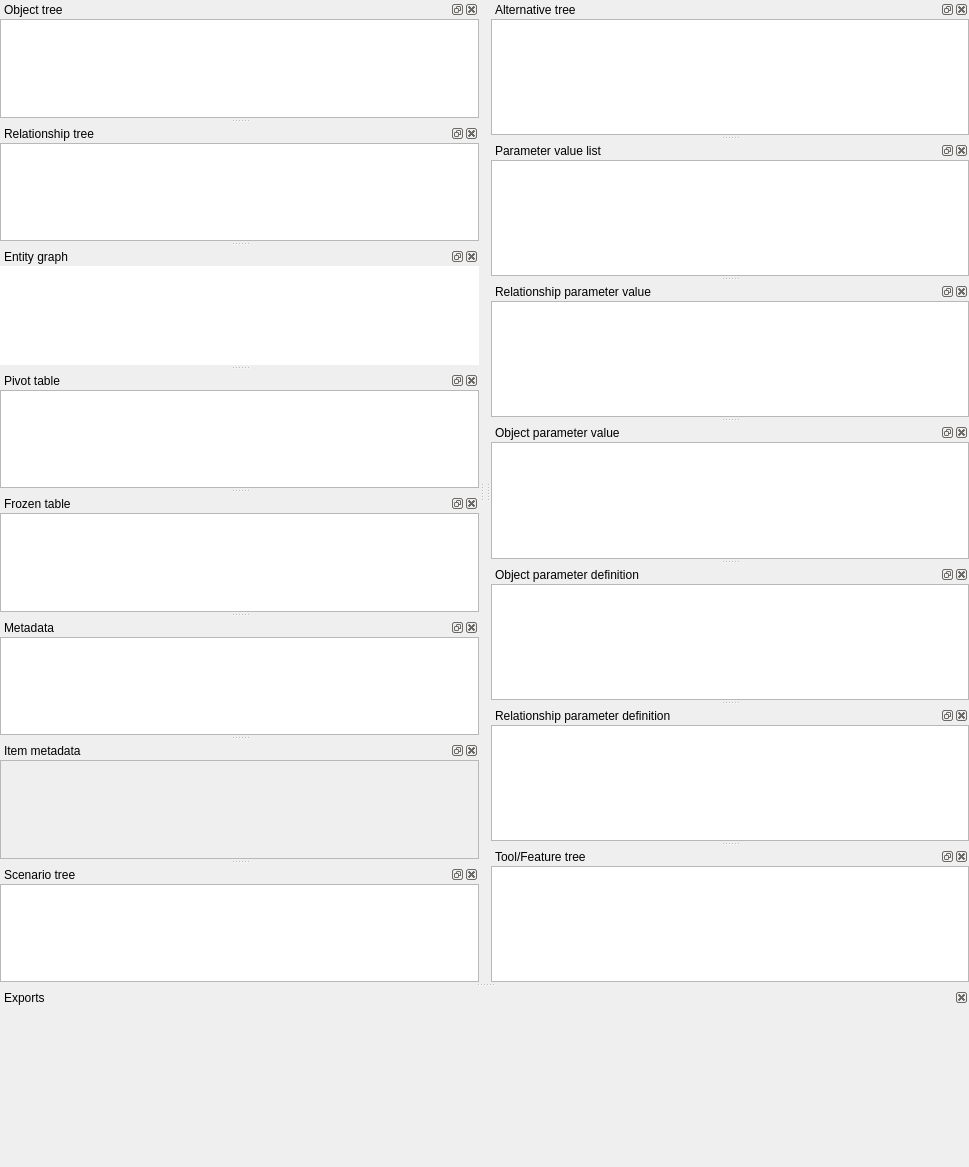
<?xml version="1.0" encoding="UTF-8"?>
<!--
######################################################################################################################
# Copyright (C) 2017-2022 Spine project consortium
# This file is part of Spine Toolbox.
# Spine Toolbox is free software: you can redistribute it and\/or modify it under the terms of the GNU Lesser General
# Public License as published by the Free Software Foundation, either version 3 of the License, or (at your option)
# any later version. This program is distributed in the hope that it will be useful, but WITHOUT ANY WARRANTY;
# without even the implied warranty of MERCHANTABILITY or FITNESS FOR A PARTICULAR PURPOSE. See the GNU Lesser General
# Public License for more details. You should have received a copy of the GNU Lesser General Public License along with
# this program. If not, see <http:\/\/www.gnu.org\/licenses\/>.
######################################################################################################################
-->
<ui version="4.0">
 <class>MainWindow</class>
 <widget class="QMainWindow" name="MainWindow">
  <property name="geometry">
   <rect>
    <x>0</x>
    <y>0</y>
    <width>969</width>
    <height>1167</height>
   </rect>
  </property>
  <property name="windowTitle">
   <string>MainWindow</string>
  </property>
  <property name="layoutDirection">
   <enum>Qt::LeftToRight</enum>
  </property>
  <property name="dockOptions">
   <set>QMainWindow::AllowNestedDocks|QMainWindow::AllowTabbedDocks|QMainWindow::AnimatedDocks|QMainWindow::GroupedDragging</set>
  </property>
  <widget class="QWidget" name="centralwidget">
   <property name="sizePolicy">
    <sizepolicy hsizetype="Fixed" vsizetype="Fixed">
     <horstretch>0</horstretch>
     <verstretch>0</verstretch>
    </sizepolicy>
   </property>
  </widget>
  <widget class="QDockWidget" name="alternative_dock_widget">
   <property name="allowedAreas">
    <set>Qt::AllDockWidgetAreas</set>
   </property>
   <property name="windowTitle">
    <string>Alternative tree</string>
   </property>
   <attribute name="dockWidgetArea">
    <number>2</number>
   </attribute>
   <widget class="QWidget" name="dockWidgetContents_15">
    <layout class="QVBoxLayout" name="verticalLayout_18">
     <property name="spacing">
      <number>0</number>
     </property>
     <property name="leftMargin">
      <number>0</number>
     </property>
     <property name="topMargin">
      <number>0</number>
     </property>
     <property name="rightMargin">
      <number>0</number>
     </property>
     <property name="bottomMargin">
      <number>0</number>
     </property>
     <item>
      <widget class="AlternativeTreeView" name="alternative_tree_view">
       <property name="accessibleName">
        <string>alternative tree</string>
       </property>
       <property name="editTriggers">
        <set>QAbstractItemView::AnyKeyPressed|QAbstractItemView::DoubleClicked|QAbstractItemView::EditKeyPressed</set>
       </property>
       <property name="dragEnabled">
        <bool>true</bool>
       </property>
       <property name="dragDropMode">
        <enum>QAbstractItemView::DragOnly</enum>
       </property>
       <property name="selectionMode">
        <enum>QAbstractItemView::ExtendedSelection</enum>
       </property>
       <property name="uniformRowHeights">
        <bool>true</bool>
       </property>
      </widget>
     </item>
    </layout>
   </widget>
  </widget>
  <widget class="QDockWidget" name="dockWidget_parameter_value_list">
   <property name="windowTitle">
    <string>Parameter value list</string>
   </property>
   <attribute name="dockWidgetArea">
    <number>2</number>
   </attribute>
   <widget class="QWidget" name="dockWidgetContents">
    <layout class="QVBoxLayout" name="verticalLayout">
     <property name="spacing">
      <number>0</number>
     </property>
     <property name="leftMargin">
      <number>0</number>
     </property>
     <property name="topMargin">
      <number>0</number>
     </property>
     <property name="rightMargin">
      <number>0</number>
     </property>
     <property name="bottomMargin">
      <number>0</number>
     </property>
     <item>
      <widget class="ParameterValueListTreeView" name="treeView_parameter_value_list">
       <property name="accessibleName">
        <string>parameter value list</string>
       </property>
       <property name="editTriggers">
        <set>QAbstractItemView::AnyKeyPressed|QAbstractItemView::DoubleClicked|QAbstractItemView::EditKeyPressed</set>
       </property>
       <property name="selectionMode">
        <enum>QAbstractItemView::ExtendedSelection</enum>
       </property>
       <property name="uniformRowHeights">
        <bool>true</bool>
       </property>
       <attribute name="headerVisible">
        <bool>true</bool>
       </attribute>
      </widget>
     </item>
    </layout>
   </widget>
  </widget>
  <widget class="QDockWidget" name="dockWidget_relationship_parameter_value">
   <property name="windowTitle">
    <string>Relationship parameter value</string>
   </property>
   <attribute name="dockWidgetArea">
    <number>2</number>
   </attribute>
   <widget class="QWidget" name="dockWidgetContents_2">
    <layout class="QVBoxLayout" name="verticalLayout_5">
     <property name="spacing">
      <number>0</number>
     </property>
     <property name="leftMargin">
      <number>0</number>
     </property>
     <property name="topMargin">
      <number>0</number>
     </property>
     <property name="rightMargin">
      <number>0</number>
     </property>
     <property name="bottomMargin">
      <number>0</number>
     </property>
     <item>
      <widget class="RelationshipParameterValueTableView" name="tableView_relationship_parameter_value">
       <property name="sizePolicy">
        <sizepolicy hsizetype="Expanding" vsizetype="Expanding">
         <horstretch>2</horstretch>
         <verstretch>0</verstretch>
        </sizepolicy>
       </property>
       <property name="mouseTracking">
        <bool>true</bool>
       </property>
       <property name="contextMenuPolicy">
        <enum>Qt::DefaultContextMenu</enum>
       </property>
       <property name="accessibleName">
        <string>relationship parameter value</string>
       </property>
       <property name="layoutDirection">
        <enum>Qt::LeftToRight</enum>
       </property>
       <property name="tabKeyNavigation">
        <bool>false</bool>
       </property>
       <property name="selectionBehavior">
        <enum>QAbstractItemView::SelectItems</enum>
       </property>
       <property name="sortingEnabled">
        <bool>false</bool>
       </property>
       <property name="wordWrap">
        <bool>false</bool>
       </property>
       <attribute name="horizontalHeaderHighlightSections">
        <bool>false</bool>
       </attribute>
       <attribute name="horizontalHeaderStretchLastSection">
        <bool>true</bool>
       </attribute>
       <attribute name="verticalHeaderVisible">
        <bool>false</bool>
       </attribute>
       <attribute name="verticalHeaderHighlightSections">
        <bool>false</bool>
       </attribute>
      </widget>
     </item>
    </layout>
   </widget>
  </widget>
  <widget class="QDockWidget" name="dockWidget_object_parameter_value">
   <property name="windowTitle">
    <string>Object parameter value</string>
   </property>
   <attribute name="dockWidgetArea">
    <number>2</number>
   </attribute>
   <widget class="QWidget" name="dockWidgetContents_3">
    <layout class="QVBoxLayout" name="verticalLayout_3">
     <property name="spacing">
      <number>0</number>
     </property>
     <property name="leftMargin">
      <number>0</number>
     </property>
     <property name="topMargin">
      <number>0</number>
     </property>
     <property name="rightMargin">
      <number>0</number>
     </property>
     <property name="bottomMargin">
      <number>0</number>
     </property>
     <item>
      <widget class="ObjectParameterValueTableView" name="tableView_object_parameter_value">
       <property name="sizePolicy">
        <sizepolicy hsizetype="Expanding" vsizetype="Expanding">
         <horstretch>2</horstretch>
         <verstretch>0</verstretch>
        </sizepolicy>
       </property>
       <property name="font">
        <font>
         <bold>false</bold>
        </font>
       </property>
       <property name="mouseTracking">
        <bool>true</bool>
       </property>
       <property name="contextMenuPolicy">
        <enum>Qt::DefaultContextMenu</enum>
       </property>
       <property name="accessibleName">
        <string>object parameter value</string>
       </property>
       <property name="layoutDirection">
        <enum>Qt::LeftToRight</enum>
       </property>
       <property name="tabKeyNavigation">
        <bool>false</bool>
       </property>
       <property name="selectionBehavior">
        <enum>QAbstractItemView::SelectItems</enum>
       </property>
       <property name="sortingEnabled">
        <bool>false</bool>
       </property>
       <property name="wordWrap">
        <bool>false</bool>
       </property>
       <attribute name="horizontalHeaderHighlightSections">
        <bool>false</bool>
       </attribute>
       <attribute name="horizontalHeaderStretchLastSection">
        <bool>true</bool>
       </attribute>
       <attribute name="verticalHeaderVisible">
        <bool>false</bool>
       </attribute>
       <attribute name="verticalHeaderHighlightSections">
        <bool>false</bool>
       </attribute>
      </widget>
     </item>
    </layout>
   </widget>
  </widget>
  <widget class="QDockWidget" name="dockWidget_object_parameter_definition">
   <property name="windowTitle">
    <string>Object parameter definition</string>
   </property>
   <attribute name="dockWidgetArea">
    <number>2</number>
   </attribute>
   <widget class="QWidget" name="dockWidgetContents_4">
    <layout class="QVBoxLayout" name="verticalLayout_8">
     <property name="spacing">
      <number>0</number>
     </property>
     <property name="leftMargin">
      <number>0</number>
     </property>
     <property name="topMargin">
      <number>0</number>
     </property>
     <property name="rightMargin">
      <number>0</number>
     </property>
     <property name="bottomMargin">
      <number>0</number>
     </property>
     <item>
      <widget class="ObjectParameterDefinitionTableView" name="tableView_object_parameter_definition">
       <property name="sizePolicy">
        <sizepolicy hsizetype="Expanding" vsizetype="Expanding">
         <horstretch>2</horstretch>
         <verstretch>0</verstretch>
        </sizepolicy>
       </property>
       <property name="contextMenuPolicy">
        <enum>Qt::DefaultContextMenu</enum>
       </property>
       <property name="accessibleName">
        <string>object parameter definition</string>
       </property>
       <property name="layoutDirection">
        <enum>Qt::LeftToRight</enum>
       </property>
       <property name="tabKeyNavigation">
        <bool>false</bool>
       </property>
       <property name="selectionBehavior">
        <enum>QAbstractItemView::SelectItems</enum>
       </property>
       <property name="sortingEnabled">
        <bool>false</bool>
       </property>
       <property name="wordWrap">
        <bool>false</bool>
       </property>
       <attribute name="horizontalHeaderHighlightSections">
        <bool>false</bool>
       </attribute>
       <attribute name="horizontalHeaderShowSortIndicator" stdset="0">
        <bool>false</bool>
       </attribute>
       <attribute name="horizontalHeaderStretchLastSection">
        <bool>true</bool>
       </attribute>
       <attribute name="verticalHeaderVisible">
        <bool>false</bool>
       </attribute>
       <attribute name="verticalHeaderHighlightSections">
        <bool>false</bool>
       </attribute>
      </widget>
     </item>
    </layout>
   </widget>
  </widget>
  <widget class="QDockWidget" name="dockWidget_relationship_parameter_definition">
   <property name="windowTitle">
    <string>Relationship parameter definition</string>
   </property>
   <attribute name="dockWidgetArea">
    <number>2</number>
   </attribute>
   <widget class="QWidget" name="dockWidgetContents_5">
    <layout class="QVBoxLayout" name="verticalLayout_10">
     <property name="spacing">
      <number>0</number>
     </property>
     <property name="leftMargin">
      <number>0</number>
     </property>
     <property name="topMargin">
      <number>0</number>
     </property>
     <property name="rightMargin">
      <number>0</number>
     </property>
     <property name="bottomMargin">
      <number>0</number>
     </property>
     <item>
      <widget class="RelationshipParameterDefinitionTableView" name="tableView_relationship_parameter_definition">
       <property name="sizePolicy">
        <sizepolicy hsizetype="Expanding" vsizetype="Expanding">
         <horstretch>2</horstretch>
         <verstretch>0</verstretch>
        </sizepolicy>
       </property>
       <property name="contextMenuPolicy">
        <enum>Qt::DefaultContextMenu</enum>
       </property>
       <property name="accessibleName">
        <string>relationship parameter definition</string>
       </property>
       <property name="layoutDirection">
        <enum>Qt::LeftToRight</enum>
       </property>
       <property name="tabKeyNavigation">
        <bool>false</bool>
       </property>
       <property name="selectionBehavior">
        <enum>QAbstractItemView::SelectItems</enum>
       </property>
       <property name="sortingEnabled">
        <bool>false</bool>
       </property>
       <property name="wordWrap">
        <bool>false</bool>
       </property>
       <attribute name="horizontalHeaderHighlightSections">
        <bool>false</bool>
       </attribute>
       <attribute name="horizontalHeaderStretchLastSection">
        <bool>true</bool>
       </attribute>
       <attribute name="verticalHeaderVisible">
        <bool>false</bool>
       </attribute>
       <attribute name="verticalHeaderHighlightSections">
        <bool>false</bool>
       </attribute>
      </widget>
     </item>
    </layout>
   </widget>
  </widget>
  <widget class="QDockWidget" name="dockWidget_object_tree">
   <property name="features">
    <set>QDockWidget::DockWidgetClosable|QDockWidget::DockWidgetFloatable|QDockWidget::DockWidgetMovable</set>
   </property>
   <property name="allowedAreas">
    <set>Qt::AllDockWidgetAreas</set>
   </property>
   <property name="windowTitle">
    <string>Object tree</string>
   </property>
   <attribute name="dockWidgetArea">
    <number>1</number>
   </attribute>
   <widget class="QWidget" name="dockWidgetContents_6">
    <layout class="QVBoxLayout" name="verticalLayout_4">
     <property name="spacing">
      <number>0</number>
     </property>
     <property name="leftMargin">
      <number>0</number>
     </property>
     <property name="topMargin">
      <number>0</number>
     </property>
     <property name="rightMargin">
      <number>0</number>
     </property>
     <property name="bottomMargin">
      <number>0</number>
     </property>
     <item>
      <widget class="ObjectTreeView" name="treeView_object">
       <property name="sizePolicy">
        <sizepolicy hsizetype="Expanding" vsizetype="Expanding">
         <horstretch>1</horstretch>
         <verstretch>0</verstretch>
        </sizepolicy>
       </property>
       <property name="contextMenuPolicy">
        <enum>Qt::DefaultContextMenu</enum>
       </property>
       <property name="accessibleName">
        <string>object tree</string>
       </property>
       <property name="editTriggers">
        <set>QAbstractItemView::EditKeyPressed</set>
       </property>
       <property name="selectionMode">
        <enum>QAbstractItemView::ExtendedSelection</enum>
       </property>
       <property name="selectionBehavior">
        <enum>QAbstractItemView::SelectItems</enum>
       </property>
       <property name="iconSize">
        <size>
         <width>20</width>
         <height>20</height>
        </size>
       </property>
       <property name="uniformRowHeights">
        <bool>true</bool>
       </property>
      </widget>
     </item>
    </layout>
   </widget>
  </widget>
  <widget class="QDockWidget" name="dockWidget_relationship_tree">
   <property name="allowedAreas">
    <set>Qt::AllDockWidgetAreas</set>
   </property>
   <property name="windowTitle">
    <string>Relationship tree</string>
   </property>
   <attribute name="dockWidgetArea">
    <number>1</number>
   </attribute>
   <widget class="QWidget" name="dockWidgetContents_7">
    <layout class="QVBoxLayout" name="verticalLayout_6">
     <property name="spacing">
      <number>0</number>
     </property>
     <property name="leftMargin">
      <number>0</number>
     </property>
     <property name="topMargin">
      <number>0</number>
     </property>
     <property name="rightMargin">
      <number>0</number>
     </property>
     <property name="bottomMargin">
      <number>0</number>
     </property>
     <item>
      <widget class="RelationshipTreeView" name="treeView_relationship">
       <property name="contextMenuPolicy">
        <enum>Qt::DefaultContextMenu</enum>
       </property>
       <property name="accessibleName">
        <string>relationship tree</string>
       </property>
       <property name="editTriggers">
        <set>QAbstractItemView::EditKeyPressed</set>
       </property>
       <property name="selectionMode">
        <enum>QAbstractItemView::ExtendedSelection</enum>
       </property>
       <property name="selectionBehavior">
        <enum>QAbstractItemView::SelectItems</enum>
       </property>
       <property name="iconSize">
        <size>
         <width>20</width>
         <height>20</height>
        </size>
       </property>
       <property name="uniformRowHeights">
        <bool>true</bool>
       </property>
      </widget>
     </item>
    </layout>
   </widget>
  </widget>
  <widget class="QDockWidget" name="dockWidget_entity_graph">
   <property name="windowTitle">
    <string>Entity graph</string>
   </property>
   <attribute name="dockWidgetArea">
    <number>1</number>
   </attribute>
   <widget class="QWidget" name="dockWidgetContents_8">
    <layout class="QVBoxLayout" name="verticalLayout_7">
     <property name="spacing">
      <number>0</number>
     </property>
     <property name="leftMargin">
      <number>0</number>
     </property>
     <property name="topMargin">
      <number>0</number>
     </property>
     <property name="rightMargin">
      <number>0</number>
     </property>
     <property name="bottomMargin">
      <number>0</number>
     </property>
     <item>
      <widget class="EntityQGraphicsView" name="graphicsView">
       <property name="sizePolicy">
        <sizepolicy hsizetype="Expanding" vsizetype="Expanding">
         <horstretch>2</horstretch>
         <verstretch>0</verstretch>
        </sizepolicy>
       </property>
       <property name="mouseTracking">
        <bool>true</bool>
       </property>
       <property name="frameShape">
        <enum>QFrame::NoFrame</enum>
       </property>
       <property name="dragMode">
        <enum>QGraphicsView::ScrollHandDrag</enum>
       </property>
      </widget>
     </item>
    </layout>
   </widget>
  </widget>
  <widget class="QDockWidget" name="dockWidget_pivot_table">
   <property name="windowTitle">
    <string>Pivot table</string>
   </property>
   <attribute name="dockWidgetArea">
    <number>1</number>
   </attribute>
   <widget class="QWidget" name="dockWidgetContents_10">
    <layout class="QVBoxLayout" name="verticalLayout_13">
     <property name="spacing">
      <number>0</number>
     </property>
     <property name="leftMargin">
      <number>0</number>
     </property>
     <property name="topMargin">
      <number>0</number>
     </property>
     <property name="rightMargin">
      <number>0</number>
     </property>
     <property name="bottomMargin">
      <number>0</number>
     </property>
     <item>
      <widget class="PivotTableView" name="pivot_table">
       <property name="contextMenuPolicy">
        <enum>Qt::DefaultContextMenu</enum>
       </property>
       <property name="tabKeyNavigation">
        <bool>false</bool>
       </property>
      </widget>
     </item>
    </layout>
   </widget>
  </widget>
  <widget class="QDockWidget" name="dockWidget_frozen_table">
   <property name="windowTitle">
    <string>Frozen table</string>
   </property>
   <attribute name="dockWidgetArea">
    <number>1</number>
   </attribute>
   <widget class="QWidget" name="dockWidgetContents_11">
    <layout class="QVBoxLayout" name="verticalLayout_14">
     <property name="spacing">
      <number>0</number>
     </property>
     <property name="leftMargin">
      <number>0</number>
     </property>
     <property name="topMargin">
      <number>0</number>
     </property>
     <property name="rightMargin">
      <number>0</number>
     </property>
     <property name="bottomMargin">
      <number>0</number>
     </property>
     <item>
      <widget class="FrozenTableView" name="frozen_table">
       <property name="acceptDrops">
        <bool>true</bool>
       </property>
       <property name="tabKeyNavigation">
        <bool>false</bool>
       </property>
       <property name="selectionMode">
        <enum>QAbstractItemView::NoSelection</enum>
       </property>
       <property name="selectionBehavior">
        <enum>QAbstractItemView::SelectRows</enum>
       </property>
       <attribute name="horizontalHeaderVisible">
        <bool>false</bool>
       </attribute>
       <attribute name="verticalHeaderVisible">
        <bool>false</bool>
       </attribute>
      </widget>
     </item>
    </layout>
   </widget>
  </widget>
  <widget class="QDockWidget" name="dockWidget_exports">
   <property name="maximumSize">
    <size>
     <width>524287</width>
     <height>64</height>
    </size>
   </property>
   <property name="features">
    <set>QDockWidget::DockWidgetClosable</set>
   </property>
   <property name="allowedAreas">
    <set>Qt::BottomDockWidgetArea</set>
   </property>
   <property name="windowTitle">
    <string>Exports</string>
   </property>
   <attribute name="dockWidgetArea">
    <number>8</number>
   </attribute>
   <widget class="QWidget" name="dockWidgetContents_12">
    <layout class="QHBoxLayout" name="horizontalLayout_3">
     <property name="spacing">
      <number>0</number>
     </property>
     <property name="leftMargin">
      <number>0</number>
     </property>
     <property name="topMargin">
      <number>0</number>
     </property>
     <property name="rightMargin">
      <number>0</number>
     </property>
     <property name="bottomMargin">
      <number>0</number>
     </property>
     <item>
      <layout class="QHBoxLayout" name="horizontalLayout_exports">
       <property name="spacing">
        <number>1</number>
       </property>
       <item>
        <spacer name="horizontalSpacer">
         <property name="orientation">
          <enum>Qt::Horizontal</enum>
         </property>
         <property name="sizeHint" stdset="0">
          <size>
           <width>40</width>
           <height>20</height>
          </size>
         </property>
        </spacer>
       </item>
      </layout>
     </item>
    </layout>
   </widget>
  </widget>
  <widget class="QDockWidget" name="dockWidget_tool_feature_tree">
   <property name="windowTitle">
    <string>Tool/Feature tree</string>
   </property>
   <attribute name="dockWidgetArea">
    <number>2</number>
   </attribute>
   <widget class="QWidget" name="dockWidgetContents_13">
    <layout class="QVBoxLayout" name="verticalLayout_2">
     <property name="spacing">
      <number>0</number>
     </property>
     <property name="leftMargin">
      <number>0</number>
     </property>
     <property name="topMargin">
      <number>0</number>
     </property>
     <property name="rightMargin">
      <number>0</number>
     </property>
     <property name="bottomMargin">
      <number>0</number>
     </property>
     <item>
      <widget class="ToolFeatureTreeView" name="treeView_tool_feature">
       <property name="editTriggers">
        <set>QAbstractItemView::AnyKeyPressed|QAbstractItemView::DoubleClicked|QAbstractItemView::EditKeyPressed</set>
       </property>
       <property name="dragEnabled">
        <bool>true</bool>
       </property>
       <property name="dragDropMode">
        <enum>QAbstractItemView::InternalMove</enum>
       </property>
       <property name="selectionMode">
        <enum>QAbstractItemView::ExtendedSelection</enum>
       </property>
      </widget>
     </item>
    </layout>
   </widget>
  </widget>
  <widget class="QDockWidget" name="metadata_dock_widget">
   <property name="windowTitle">
    <string>Metadata</string>
   </property>
   <attribute name="dockWidgetArea">
    <number>1</number>
   </attribute>
   <widget class="QWidget" name="metadata_dock_contents">
    <layout class="QVBoxLayout" name="verticalLayout_11">
     <property name="spacing">
      <number>0</number>
     </property>
     <property name="leftMargin">
      <number>0</number>
     </property>
     <property name="topMargin">
      <number>0</number>
     </property>
     <property name="rightMargin">
      <number>0</number>
     </property>
     <property name="bottomMargin">
      <number>0</number>
     </property>
     <item>
      <widget class="MetadataTableView" name="metadata_table_view">
       <property name="sortingEnabled">
        <bool>true</bool>
       </property>
       <attribute name="verticalHeaderVisible">
        <bool>false</bool>
       </attribute>
      </widget>
     </item>
    </layout>
   </widget>
  </widget>
  <widget class="QDockWidget" name="item_metadata_dock_widget">
   <property name="windowTitle">
    <string>Item metadata</string>
   </property>
   <attribute name="dockWidgetArea">
    <number>1</number>
   </attribute>
   <widget class="QWidget" name="item_metadata_dock_contents">
    <layout class="QVBoxLayout" name="verticalLayout_9">
     <property name="spacing">
      <number>0</number>
     </property>
     <property name="leftMargin">
      <number>0</number>
     </property>
     <property name="topMargin">
      <number>0</number>
     </property>
     <property name="rightMargin">
      <number>0</number>
     </property>
     <property name="bottomMargin">
      <number>0</number>
     </property>
     <item>
      <widget class="ItemMetadataTableView" name="item_metadata_table_view">
       <property name="enabled">
        <bool>false</bool>
       </property>
       <property name="sortingEnabled">
        <bool>true</bool>
       </property>
       <attribute name="verticalHeaderVisible">
        <bool>false</bool>
       </attribute>
      </widget>
     </item>
    </layout>
   </widget>
  </widget>
  <widget class="QDockWidget" name="scenario_dock_widget">
   <property name="windowTitle">
    <string>Scenario tree</string>
   </property>
   <attribute name="dockWidgetArea">
    <number>1</number>
   </attribute>
   <widget class="QWidget" name="dockWidgetContents_9">
    <layout class="QVBoxLayout" name="verticalLayout_12">
     <property name="spacing">
      <number>0</number>
     </property>
     <property name="leftMargin">
      <number>0</number>
     </property>
     <property name="topMargin">
      <number>0</number>
     </property>
     <property name="rightMargin">
      <number>0</number>
     </property>
     <property name="bottomMargin">
      <number>0</number>
     </property>
     <item>
      <widget class="ScenarioTreeView" name="scenario_tree_view">
       <property name="acceptDrops">
        <bool>true</bool>
       </property>
       <property name="accessibleName">
        <string>scenario tree</string>
       </property>
       <property name="editTriggers">
        <set>QAbstractItemView::AnyKeyPressed|QAbstractItemView::DoubleClicked|QAbstractItemView::EditKeyPressed</set>
       </property>
       <property name="dragEnabled">
        <bool>true</bool>
       </property>
       <property name="dragDropMode">
        <enum>QAbstractItemView::DragDrop</enum>
       </property>
       <property name="defaultDropAction">
        <enum>Qt::MoveAction</enum>
       </property>
       <property name="selectionMode">
        <enum>QAbstractItemView::ExtendedSelection</enum>
       </property>
       <property name="uniformRowHeights">
        <bool>true</bool>
       </property>
      </widget>
     </item>
    </layout>
   </widget>
  </widget>
  <action name="actionCommit">
   <property name="enabled">
    <bool>true</bool>
   </property>
   <property name="icon">
    <iconset resource="../../ui/resources/resources_icons.qrc">
     <normaloff>:/icons/menu_icons/check.svg</normaloff>:/icons/menu_icons/check.svg</iconset>
   </property>
   <property name="text">
    <string>&amp;Commit...</string>
   </property>
   <property name="shortcut">
    <string>Ctrl+Return</string>
   </property>
  </action>
  <action name="actionRollback">
   <property name="enabled">
    <bool>false</bool>
   </property>
   <property name="icon">
    <iconset resource="../../ui/resources/resources_icons.qrc">
     <normaloff>:/icons/menu_icons/times.svg</normaloff>:/icons/menu_icons/times.svg</iconset>
   </property>
   <property name="text">
    <string>Roll&amp;back</string>
   </property>
   <property name="shortcut">
    <string>Ctrl+Backspace</string>
   </property>
  </action>
  <action name="actionClose">
   <property name="enabled">
    <bool>true</bool>
   </property>
   <property name="icon">
    <iconset resource="../../ui/resources/resources_icons.qrc">
     <normaloff>:/icons/menu_icons/window-close.svg</normaloff>:/icons/menu_icons/window-close.svg</iconset>
   </property>
   <property name="text">
    <string>Close</string>
   </property>
  </action>
  <action name="actionImport">
   <property name="enabled">
    <bool>false</bool>
   </property>
   <property name="icon">
    <iconset resource="../../ui/resources/resources_icons.qrc">
     <normaloff>:/icons/menu_icons/database-import.svg</normaloff>:/icons/menu_icons/database-import.svg</iconset>
   </property>
   <property name="text">
    <string>I&amp;mport...</string>
   </property>
   <property name="toolTip">
    <string>&lt;html&gt;&lt;head/&gt;&lt;body&gt;&lt;p&gt;Import data from file&lt;/p&gt;&lt;/body&gt;&lt;/html&gt;</string>
   </property>
  </action>
  <action name="actionExport">
   <property name="enabled">
    <bool>false</bool>
   </property>
   <property name="icon">
    <iconset resource="../../ui/resources/resources_icons.qrc">
     <normaloff>:/icons/menu_icons/database-export.svg</normaloff>:/icons/menu_icons/database-export.svg</iconset>
   </property>
   <property name="text">
    <string>&amp;Export...</string>
   </property>
   <property name="toolTip">
    <string>&lt;html&gt;&lt;head/&gt;&lt;body&gt;&lt;p&gt;Export data into file&lt;/p&gt;&lt;/body&gt;&lt;/html&gt;</string>
   </property>
  </action>
  <action name="actionCopy">
   <property name="enabled">
    <bool>false</bool>
   </property>
   <property name="icon">
    <iconset resource="../../ui/resources/resources_icons.qrc">
     <normaloff>:/icons/menu_icons/copy.svg</normaloff>:/icons/menu_icons/copy.svg</iconset>
   </property>
   <property name="text">
    <string>Cop&amp;y name(s) as text</string>
   </property>
   <property name="shortcut">
    <string>Ctrl+C</string>
   </property>
  </action>
  <action name="actionPaste">
   <property name="enabled">
    <bool>false</bool>
   </property>
   <property name="icon">
    <iconset resource="../../ui/resources/resources_icons.qrc">
     <normaloff>:/icons/menu_icons/paste.svg</normaloff>:/icons/menu_icons/paste.svg</iconset>
   </property>
   <property name="text">
    <string>P&amp;aste</string>
   </property>
   <property name="shortcut">
    <string>Ctrl+V</string>
   </property>
  </action>
  <action name="actionStacked_style">
   <property name="enabled">
    <bool>true</bool>
   </property>
   <property name="icon">
    <iconset resource="../../ui/resources/resources_icons.qrc">
     <normaloff>:/icons/menu_icons/table.svg</normaloff>:/icons/menu_icons/table.svg</iconset>
   </property>
   <property name="text">
    <string>T&amp;able</string>
   </property>
   <property name="toolTip">
    <string>Table</string>
   </property>
  </action>
  <action name="actionGraph_style">
   <property name="enabled">
    <bool>true</bool>
   </property>
   <property name="icon">
    <iconset resource="../../ui/resources/resources_icons.qrc">
     <normaloff>:/icons/project-diagram.svg</normaloff>:/icons/project-diagram.svg</iconset>
   </property>
   <property name="text">
    <string>&amp;Graph</string>
   </property>
   <property name="toolTip">
    <string>Graph</string>
   </property>
  </action>
  <action name="actionView_history">
   <property name="enabled">
    <bool>true</bool>
   </property>
   <property name="icon">
    <iconset resource="../../ui/resources/resources_icons.qrc">
     <normaloff>:/icons/menu_icons/history.svg</normaloff>:/icons/menu_icons/history.svg</iconset>
   </property>
   <property name="text">
    <string>&amp;History...</string>
   </property>
  </action>
  <action name="actionMass_remove_items">
   <property name="enabled">
    <bool>false</bool>
   </property>
   <property name="icon">
    <iconset resource="../../ui/resources/resources_icons.qrc">
     <normaloff>:/icons/menu_icons/cube_minus.svg</normaloff>:/icons/menu_icons/cube_minus.svg</iconset>
   </property>
   <property name="text">
    <string>P&amp;urge...</string>
   </property>
   <property name="toolTip">
    <string>&lt;html&gt;&lt;head/&gt;&lt;body&gt;&lt;p&gt;Mass-remove items&lt;/p&gt;&lt;/body&gt;&lt;/html&gt;</string>
   </property>
  </action>
  <action name="actionExport_session">
   <property name="enabled">
    <bool>false</bool>
   </property>
   <property name="icon">
    <iconset resource="../../ui/resources/resources_icons.qrc">
     <normaloff>:/icons/menu_icons/database-export.svg</normaloff>:/icons/menu_icons/database-export.svg</iconset>
   </property>
   <property name="text">
    <string>E&amp;xport session...</string>
   </property>
   <property name="toolTip">
    <string>&lt;html&gt;&lt;head/&gt;&lt;body&gt;&lt;p&gt;Export current session (changes since last commit) into file&lt;/p&gt;&lt;/body&gt;&lt;/html&gt;</string>
   </property>
  </action>
  <action name="actionSettings">
   <property name="icon">
    <iconset resource="../../ui/resources/resources_icons.qrc">
     <normaloff>:/icons/menu_icons/cog.svg</normaloff>:/icons/menu_icons/cog.svg</iconset>
   </property>
   <property name="text">
    <string>Settings...</string>
   </property>
   <property name="shortcut">
    <string>Ctrl+,</string>
   </property>
  </action>
  <action name="actionUser_guide">
   <property name="icon">
    <iconset resource="../../ui/resources/resources_icons.qrc">
     <normaloff>:/icons/menu_icons/question-circle.svg</normaloff>:/icons/menu_icons/question-circle.svg</iconset>
   </property>
   <property name="text">
    <string>User guide</string>
   </property>
   <property name="shortcut">
    <string>F1</string>
   </property>
  </action>
  <action name="actionUndo">
   <property name="enabled">
    <bool>false</bool>
   </property>
   <property name="icon">
    <iconset resource="../../ui/resources/resources_icons.qrc">
     <normaloff>:/icons/menu_icons/undo.svg</normaloff>:/icons/menu_icons/undo.svg</iconset>
   </property>
   <property name="text">
    <string>Un&amp;do</string>
   </property>
  </action>
  <action name="actionRedo">
   <property name="enabled">
    <bool>false</bool>
   </property>
   <property name="icon">
    <iconset resource="../../ui/resources/resources_icons.qrc">
     <normaloff>:/icons/menu_icons/redo.svg</normaloff>:/icons/menu_icons/redo.svg</iconset>
   </property>
   <property name="text">
    <string>&amp;Redo</string>
   </property>
  </action>
  <action name="actionNew_db_file">
   <property name="icon">
    <iconset resource="../../ui/resources/resources_icons.qrc">
     <normaloff>:/icons/menu_icons/file.svg</normaloff>:/icons/menu_icons/file.svg</iconset>
   </property>
   <property name="text">
    <string>&amp;New...</string>
   </property>
   <property name="toolTip">
    <string>&lt;html&gt;&lt;head/&gt;&lt;body&gt;&lt;p&gt;New database file&lt;/p&gt;&lt;/body&gt;&lt;/html&gt;</string>
   </property>
  </action>
  <action name="actionOpen_db_file">
   <property name="icon">
    <iconset resource="../../ui/resources/resources_icons.qrc">
     <normaloff>:/icons/menu_icons/folder-open-solid.svg</normaloff>:/icons/menu_icons/folder-open-solid.svg</iconset>
   </property>
   <property name="text">
    <string>&amp;Open...</string>
   </property>
   <property name="toolTip">
    <string>&lt;html&gt;&lt;head/&gt;&lt;body&gt;&lt;p&gt;Open database file&lt;/p&gt;&lt;/body&gt;&lt;/html&gt;</string>
   </property>
  </action>
  <action name="actionAdd_db_file">
   <property name="icon">
    <iconset resource="../../ui/resources/resources_icons.qrc">
     <normaloff>:/icons/menu_icons/folder-open-solid.svg</normaloff>:/icons/menu_icons/folder-open-solid.svg</iconset>
   </property>
   <property name="text">
    <string>Add...</string>
   </property>
   <property name="toolTip">
    <string>Add database file to the current view</string>
   </property>
  </action>
  <action name="actionVacuum">
   <property name="icon">
    <iconset resource="../../ui/resources/resources_icons.qrc">
     <normaloff>:/icons/menu_icons/broom.svg</normaloff>:/icons/menu_icons/broom.svg</iconset>
   </property>
   <property name="text">
    <string>Vacuum</string>
   </property>
  </action>
 </widget>
 <customwidgets>
  <customwidget>
   <class>EntityQGraphicsView</class>
   <extends>QGraphicsView</extends>
   <header>spinetoolbox/spine_db_editor/widgets/custom_qgraphicsviews.h</header>
  </customwidget>
  <customwidget>
   <class>ObjectTreeView</class>
   <extends>QTreeView</extends>
   <header>spinetoolbox/spine_db_editor/widgets/custom_qtreeview.h</header>
  </customwidget>
  <customwidget>
   <class>ParameterValueListTreeView</class>
   <extends>QTreeView</extends>
   <header>spinetoolbox/spine_db_editor/widgets/custom_qtreeview.h</header>
  </customwidget>
  <customwidget>
   <class>FrozenTableView</class>
   <extends>QTableView</extends>
   <header>spinetoolbox/spine_db_editor/widgets/custom_qtableview.h</header>
  </customwidget>
  <customwidget>
   <class>RelationshipTreeView</class>
   <extends>QTreeView</extends>
   <header>spinetoolbox/spine_db_editor/widgets/custom_qtreeview.h</header>
  </customwidget>
  <customwidget>
   <class>PivotTableView</class>
   <extends>QTableView</extends>
   <header>spinetoolbox/spine_db_editor/widgets/custom_qtableview.h</header>
  </customwidget>
  <customwidget>
   <class>ObjectParameterValueTableView</class>
   <extends>QTableView</extends>
   <header>spinetoolbox/spine_db_editor/widgets/custom_qtableview.h</header>
  </customwidget>
  <customwidget>
   <class>ObjectParameterDefinitionTableView</class>
   <extends>QTableView</extends>
   <header>spinetoolbox/spine_db_editor/widgets/custom_qtableview.h</header>
  </customwidget>
  <customwidget>
   <class>RelationshipParameterDefinitionTableView</class>
   <extends>QTableView</extends>
   <header>spinetoolbox/spine_db_editor/widgets/custom_qtableview.h</header>
  </customwidget>
  <customwidget>
   <class>RelationshipParameterValueTableView</class>
   <extends>QTableView</extends>
   <header>spinetoolbox/spine_db_editor/widgets/custom_qtableview.h</header>
  </customwidget>
  <customwidget>
   <class>ToolFeatureTreeView</class>
   <extends>QTreeView</extends>
   <header>spinetoolbox/spine_db_editor/widgets/custom_qtreeview.h</header>
  </customwidget>
  <customwidget>
   <class>MetadataTableView</class>
   <extends>QTableView</extends>
   <header>spinetoolbox/spine_db_editor/widgets/custom_qtableview.h</header>
  </customwidget>
  <customwidget>
   <class>ItemMetadataTableView</class>
   <extends>QTableView</extends>
   <header>spinetoolbox/spine_db_editor/widgets/custom_qtableview.h</header>
  </customwidget>
  <customwidget>
   <class>AlternativeTreeView</class>
   <extends>QTreeView</extends>
   <header>spinetoolbox/spine_db_editor/widgets/custom_qtreeview.h</header>
  </customwidget>
  <customwidget>
   <class>ScenarioTreeView</class>
   <extends>QTreeView</extends>
   <header>spinetoolbox/spine_db_editor/widgets/custom_qtreeview.h</header>
  </customwidget>
 </customwidgets>
 <resources>
  <include location="../../ui/resources/resources_icons.qrc"/>
 </resources>
 <connections/>
</ui>
